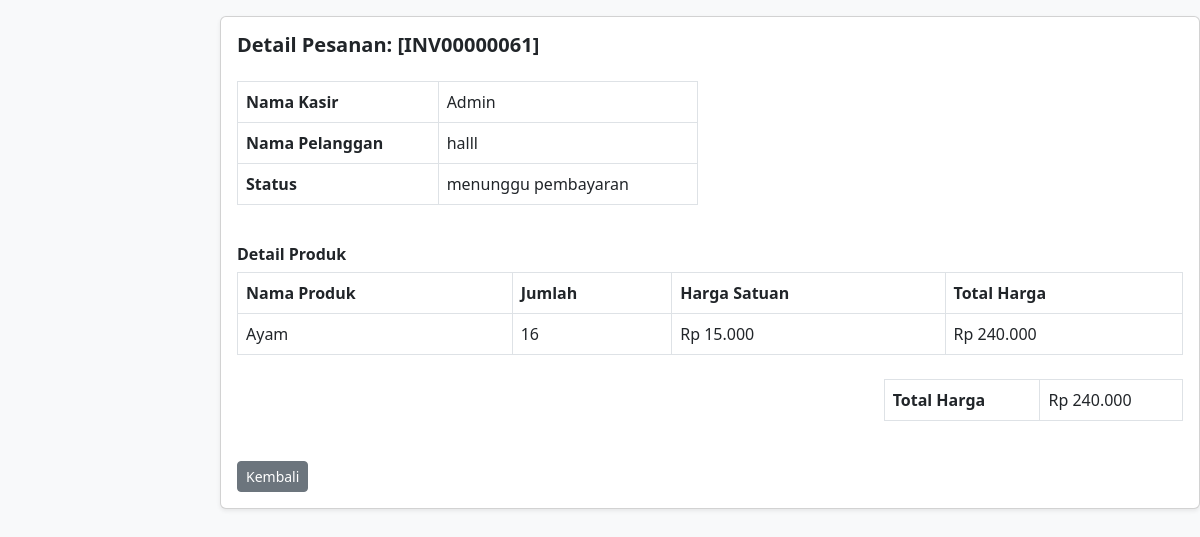
/detail_pesanan.php?id=61 (signed in), run on the app's committed database.
### tables this page shows
CREATE TABLE `pesanan` (
  `id` int(11) NOT NULL,
  `kode_invoice` varchar(50) DEFAULT NULL,
  `user_id` int(11) DEFAULT NULL,
  `nama_pelanggan` varchar(100) DEFAULT NULL,
  `total` int(11) DEFAULT NULL,
  `status` enum('menunggu pembayaran','selesai','dibatalkan') DEFAULT 'menunggu pembayaran',
  `created_at` timestamp NOT NULL DEFAULT current_timestamp()
);

CREATE TABLE `users` (
  `id` int(11) NOT NULL,
  `nama` varchar(100) DEFAULT NULL,
  `email` varchar(100) DEFAULT NULL,
  `password` varchar(255) DEFAULT NULL,
  `telepon` varchar(20) DEFAULT NULL,
  `role` enum('admin','karyawan') DEFAULT NULL,
  `status` enum('aktif','nonaktif') DEFAULT 'aktif',
  `created_at` timestamp NOT NULL DEFAULT current_timestamp()
);

CREATE TABLE `detail_pesanan` (
  `id` int(11) NOT NULL,
  `pesanan_id` int(11) DEFAULT NULL,
  `produk_id` int(11) DEFAULT NULL,
  `jumlah` int(11) DEFAULT NULL,
  `harga_satuan` int(11) DEFAULT NULL,
  `total_harga` int(11) DEFAULT NULL
);

CREATE TABLE `produk` (
  `id` int(11) NOT NULL,
  `nama_produk` varchar(100) DEFAULT NULL,
  `kategori_id` int(11) DEFAULT NULL,
  `harga` int(11) DEFAULT NULL,
  `deskripsi` text DEFAULT NULL,
  `gambar` varchar(255) DEFAULT NULL,
  `stok` int(11) DEFAULT 0
);

### detail_pesanan.php (the view, shortened to what this page needs)
<?php
require_once 'koneksi.php';
$id = (int) $_GET['id'];
$stmt = $conn->prepare("
    SELECT p.*, u.nama AS admin
    FROM pesanan p
    JOIN users u ON p.user_id = u.id
    WHERE p.id = ?
");
$stmt->bind_param("i", $id);
$stmt->execute();
$result = $stmt->get_result();
$pesanan = $result->fetch_assoc();
$stmt_items = $conn->prepare("
    SELECT pi.*, pr.nama_produk
    FROM detail_pesanan pi
    JOIN produk pr ON pi.produk_id = pr.id
    WHERE pi.pesanan_id = ?
");
$stmt_items->bind_param("i", $id);
$stmt_items->execute();
$items = $stmt_items->get_result();
?>
<!DOCTYPE html>
<html lang="id">
<head>
  <link href="https://cdn.jsdelivr.net/npm/bootstrap@5.3.0/dist/css/bootstrap.min.css" rel="stylesheet">
</head>
<body class="bg-light">
  <div class="main-content ms-220 py-3" style="margin-left: 220px">
    <div class="card shadow-sm">
      <div class="card-body">
        <h5 class="card-title mb-4 fw-semibold">Detail Pesanan: [<?= htmlspecialchars($pesanan['kode_invoice']) ?>]</h5>
        <div class="row mb-4">
          <div class="col-md-6">
            <table class="table table-bordered">
              <tr>
                <td><strong>Nama Kasir</strong></td>
                <td><?= htmlspecialchars($pesanan['admin']) ?></td>
              </tr>
              <tr>
                <td><strong>Nama Pelanggan</strong></td>
                <td><?= htmlspecialchars($pesanan['nama_pelanggan']) ?></td>
              </tr>
              <tr>
                <td><strong>Status</strong></td>
                <td><?= htmlspecialchars($pesanan['status']) ?></td>
              </tr>
            </table>
          </div>
        </div>
        <div class="mb-4">
          <h6 class="fw-semibold">Detail Produk</h6>
          <table class="table table-bordered">
            <thead>
              <tr>
                <th>Nama Produk</th>
                <th>Jumlah</th>
                <th>Harga Satuan</th>
                <th>Total Harga</th>
              </tr>
            </thead>
            <tbody>
              <?php while ($item = $items->fetch_assoc()): ?>
                <tr>
                  <td><?= htmlspecialchars($item['nama_produk']) ?></td>
                  <td><?= htmlspecialchars($item['jumlah']) ?></td>
                  <td>Rp <?= number_format($item['harga_satuan'], 0, ',', '.') ?></td>
                  <td>Rp <?= number_format($item['total_harga'], 0, ',', '.') ?></td>
                </tr>
              <?php endwhile; ?>
            </tbody>
          </table>
        </div>
        <div class="row justify-content-end">
          <div class="col-md-4">
            <table class="table table-bordered">
              <tr>
                <td><strong>Total Harga</strong></td>
                <td>Rp <?= number_format($pesanan['total'], 0, ',', '.') ?></td>
              </tr>
            </table>
          </div>
        </div>
        <div class="mt-4">
          <a href="datapesanan.php" class="btn btn-secondary btn-sm">Kembali</a>
        </div>
      </div>
    </div>
  </div>
</body>
</html>

### data on the page
pesanan: kode_invoice "INV00000061", user.nama "Admin", nama_pelanggan "halll", status "menunggu pembayaran", total "240.000"
detail_pesanan: produk.nama_produk "Ayam", jumlah "16", harga_satuan "15.000", total_harga "240.000"
